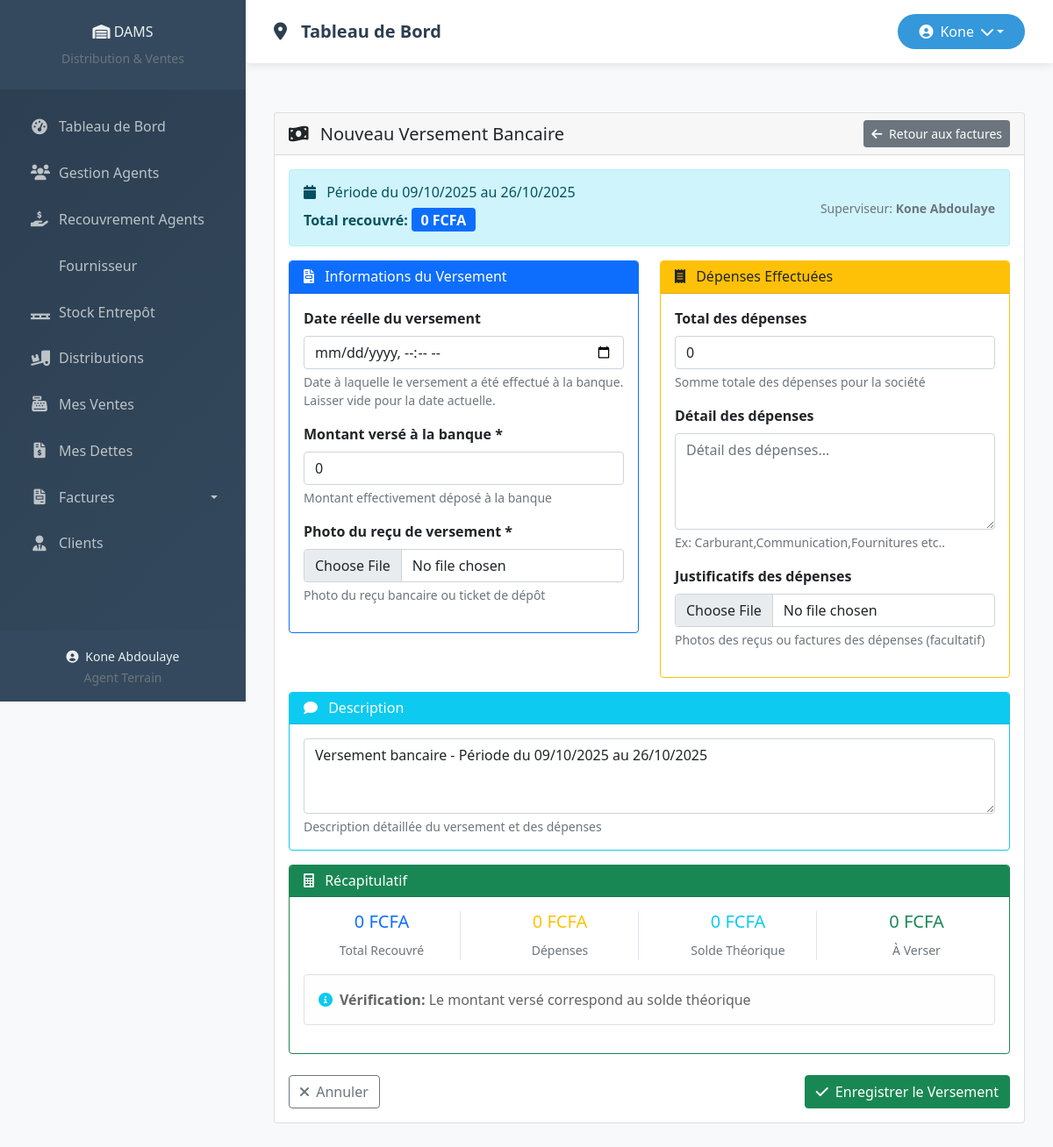
/factures/versement/ (signed in), run on an earlier commit of the app's database.
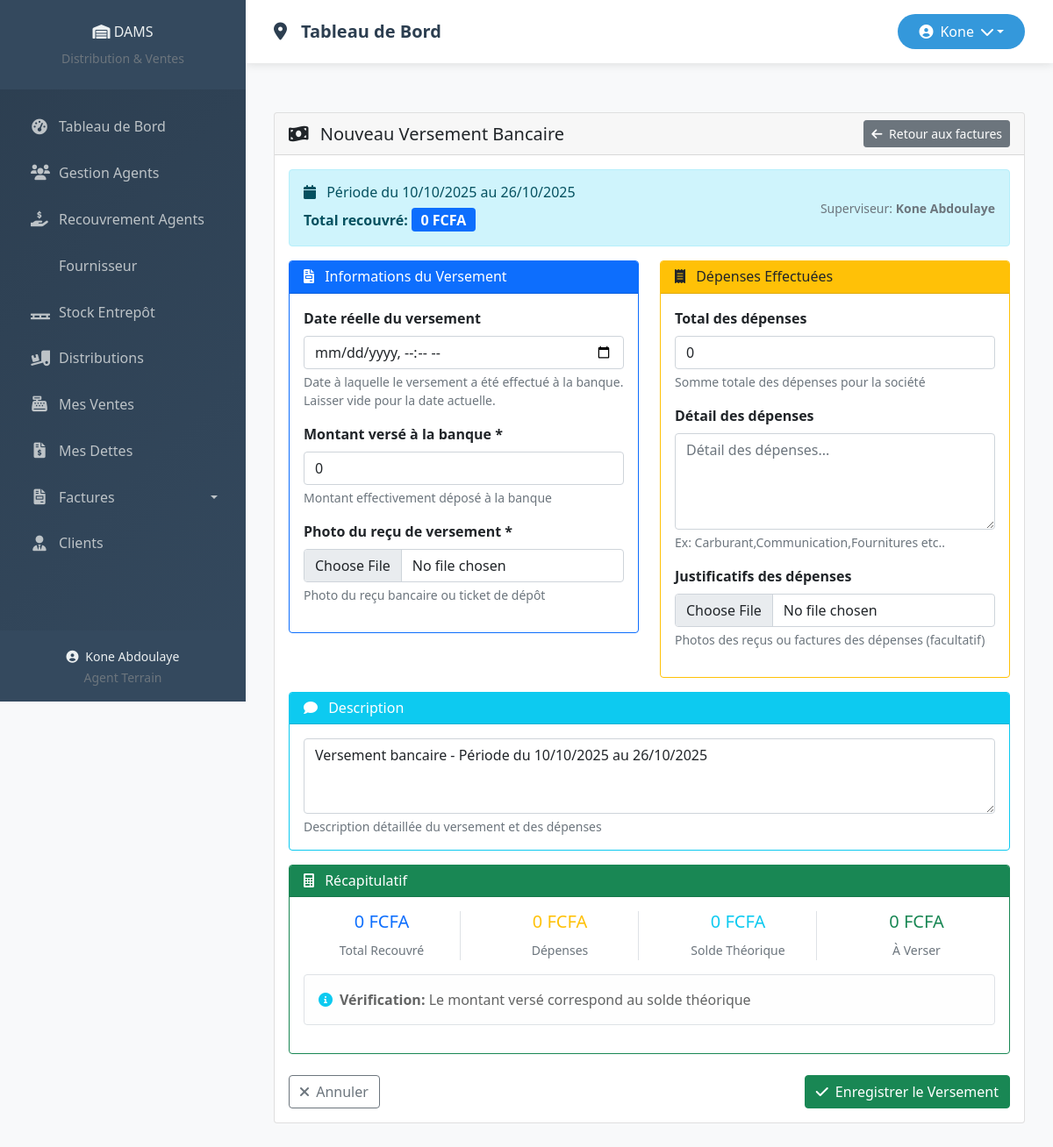
And on a later commit of the database.
### core/models.py (models this page shows, shortened)
class VersementBancaire(models.Model):
    facture = models.OneToOneField(
        Facture,
        on_delete=models.CASCADE,
        related_name='versement_associe',
        verbose_name="Facture associée"
    )
    superviseur = models.ForeignKey(
        Agent,
        on_delete=models.CASCADE,
        limit_choices_to={'type_agent': 'superviseur'},
        related_name='versements_bancaires'
    )
    montant_total_recouvre = models.DecimalField(
        max_digits=10,
        decimal_places=2,
        verbose_name="Total recouvré"
    )
    montant_depenses = models.DecimalField(
        max_digits=10,
        decimal_places=2,
        verbose_name="Total des dépenses",
        default=0
    )
    preuve_depenses = models.FileField(
        upload_to='preuves_depenses/',
        verbose_name="Justificatifs des dépenses",
        blank=True,
        null=True
    )
    details_depenses = models.TextField(
        blank=True,
        verbose_name="Détail des dépenses effectuées"
    )
    date_debut_periode = models.DateTimeField(
        verbose_name="Début de la période"
    )
    date_fin_periode = models.DateTimeField(
        default=timezone.now,
        verbose_name="Fin de la période (date du versement)"
    )
    date_versement_reelle = models.DateTimeField(
        default=timezone.now,
        verbose_name="Date réelle du versement",
        help_text="Date à laquelle le versement a été effectué (peut être différente de la date d'enregistrement)"
    )
    date_creation = models.DateTimeField(auto_now_add=True)
    class Meta:
        ordering = ['-date_versement_reelle']
        verbose_name = "Versement Bancaire"
        verbose_name_plural = "Versements Bancaires"

### core/views.py (the view)
# urls.py: path('factures/versement/', views.creer_versement_avec_facture, name='creer_versement_avec_facture'),
@login_required
def creer_versement_avec_facture(request):
    agent_connecte = request.user.agent
    if not agent_connecte.est_superviseur:
        messages.error(request, "Accès réservé aux superviseurs")
        return redirect('tableau_de_bord')
    dernier_versement = VersementBancaire.objects.filter(
        superviseur=agent_connecte
    ).order_by('-date_fin_periode').first()
    date_debut = dernier_versement.date_fin_periode if dernier_versement else timezone.now() - timedelta(days=365)
    total_recouvre = Recouvrement.objects.filter(
        superviseur=agent_connecte,
        date_recouvrement__gt=date_debut,
        date_recouvrement__lte=timezone.now()  # Jusqu'à aujourd'hui par défaut
    ).aggregate(total=Sum('montant_recouvre'))['total'] or 0
    if request.method == 'POST':
        form_versement = VersementBancaireForm(request.POST, request.FILES)
        form_facture = FactureForm(request.POST, request.FILES)
        if form_versement.is_valid() and form_facture.is_valid():
            with transaction.atomic():
                facture = form_facture.save(commit=False)
                facture.agent = agent_connecte
                facture.type_facture = 'versement_bancaire'
                if form_versement.cleaned_data.get('date_versement_reelle'):
                    facture.date_depot = form_versement.cleaned_data['date_versement_reelle']
                facture.save()
                versement = form_versement.save(commit=False)
                versement.facture = facture
                versement.superviseur = agent_connecte
                versement.montant_total_recouvre = total_recouvre
                versement.date_debut_periode = date_debut
                versement.save()
            message = (
                f"Versement enregistré! Recouvré: {total_recouvre} FCFA - "
                f"Dépenses: {versement.montant_depenses} FCFA - "
                f"Versé: {facture.montant} FCFA"
            )
            if versement.est_retroactif:
                message += f" (Versement rétroactif du {versement.date_versement_reelle.strftime('%d/%m/%Y')})"
            messages.success(request, message)
            return redirect('liste_factures')
    else:
        form_versement = VersementBancaireForm(initial={
            'montant_total_recouvre': total_recouvre,
        })
        form_facture = FactureForm(initial={
            'montant': total_recouvre,
            'description': f"Versement bancaire - Période du {date_debut.strftime('%d/%m/%Y')} au {timezone.now().strftime('%d/%m/%Y')}"
        })
    context = {
        'form_versement': form_versement,
        'form_facture': form_facture,
        'total_recouvre': total_recouvre,
        'date_debut': date_debut,
        'superviseur': agent_connecte,
    }
    return render(request, 'core/factures/creer_versement_facture.html', context)

### core/forms.py (shortened to what this page needs)
class VersementBancaireForm(forms.ModelForm):
    date_versement_reelle = forms.DateTimeField(
        required=False,
        widget=forms.DateTimeInput(attrs={
            'class': 'form-control',
            'type': 'datetime-local'
        }),
        label="Date réelle du versement",
        help_text="Laisser vide pour utiliser la date actuelle"
    )
    class Meta:
        model = VersementBancaire
        fields = [
            'montant_depenses',
            'details_depenses',
            'preuve_depenses',
            'date_versement_reelle'
        ]
        widgets = {
            'montant_depenses': forms.NumberInput(attrs={
                'class': 'form-control',
                'step': '0.01',
                'placeholder': 'Total des dépenses'
            }),
            'details_depenses': forms.Textarea(attrs={
                'class': 'form-control',
                'rows': 4,
                'placeholder': 'Détail des dépenses...'
            }),
            'preuve_depenses': forms.FileInput(attrs={
                'class': 'form-control',
                'accept': 'image/*,.pdf'
            }),
        }

### core/templates/core/factures/creer_versement_facture.html (shortened to what the changed rows need)
{% extends 'base.html' %}
{% load static %}
{% block content %}
<div class="container-fluid py-4">
    <div class="row">
        <div class="col-12">
            <div class="card">
                <div class="card-body">
                    <div class="alert alert-info">
                        <div class="d-flex justify-content-between align-items-center">
                            <div>
                                <h6 class="alert-heading mb-2">
                                    <i class="fas fa-calendar me-2"></i>
                                    Période du {{ date_debut|date:"d/m/Y" }} au {% now "d/m/Y" %}
                                </h6>
                                <p class="mb-0">
                                    <strong>Total recouvré:</strong>
                                    <span class="badge bg-primary fs-6">{{ total_recouvre }} FCFA</span>
                                </p>
                            </div>
                        </div>
                    </div>
                    <form method="post" enctype="multipart/form-data" novalidate>
                        <div class="card border-info mt-3">
                            <div class="card-body">
                                {{ form_facture.description }}
                                <div class="form-text">
                                    Description détaillée du versement et des dépenses
                                </div>
                            </div>
                        </div>
                    </form>
                </div>
            </div>
        </div>
    </div>
</div>
{% endblock %}

What changed in the data, as far as the page shows it:
no longer on this page (row unchanged): VersementBancaire: date_fin_periode "09/10/2025"
added VersementBancaire: date_fin_periode "10/10/2025"
Also different on the page:
form field description: "Versement bancaire - Période du 09/10/2025 au 26/10/2025" → "Versement bancaire - Période du 10/10/2025 au 26/10/2025"
